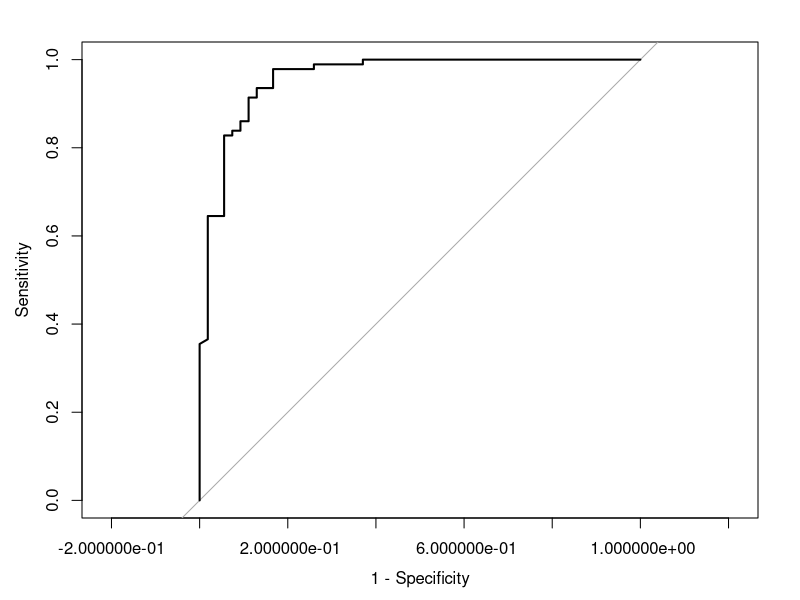
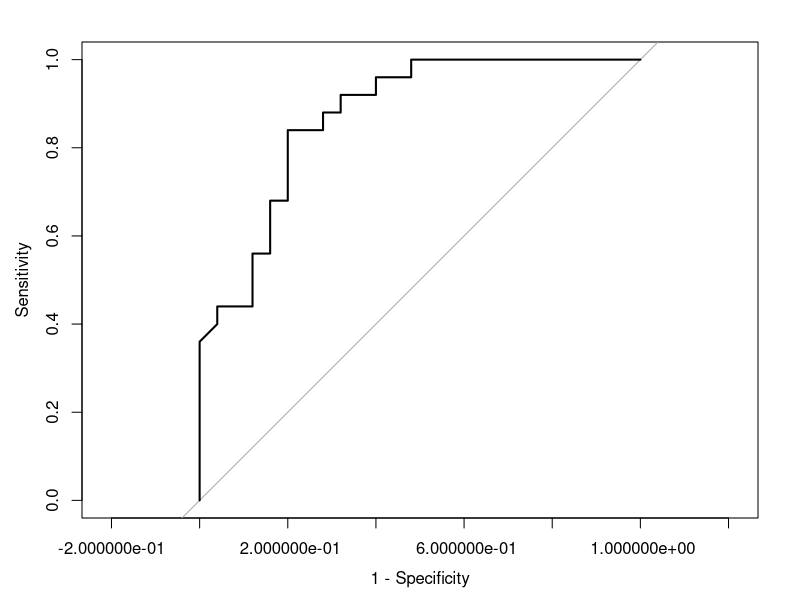
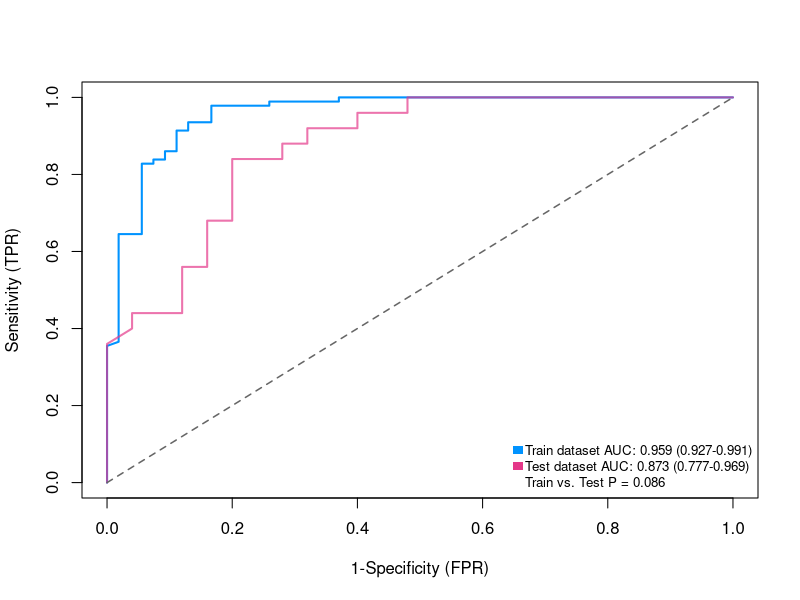

The R script that drew these images, in order:
## ---- chunk 1
knitr::opts_chunk$set(echo = TRUE)
# 设置knitr代码块的全局选项 / Set global options for knitr code chunks
## ---- chunk 2
# 加载pROC包，用于ROC曲线分析和计算
# Load the pROC package for ROC curve analysis and calculation
library(pROC)

# 设置环境语言为英文，确保错误信息以英文显示
# Set the environment language to English to display error messages in English
Sys.setenv(LANGUAGE = "en") 

# 禁用字符串自动转换为因子的功能
# Disable the automatic conversion of strings to factors
options(stringsAsFactors = FALSE) 
## ---- chunk 3
# 读取训练集数据，该数据集存储在制表符分隔的文本文件中
# 读取时不检查列名有效性，禁止自动转换字符串为因子，使用首行为列名，首列为行名
# Read the training dataset stored in a tab-separated text file
# During reading, column names are not checked for validity, automatic conversion of strings to factors is disabled, 
# the first row is used as column names, and the first column as row names
train_df <- read.table("easy_input_train.txt",sep = "\t",check.names = F,stringsAsFactors = F,header = T,row.names = 1)

# 显示训练集数据的前3行和前3列，用于快速查看数据结构
# Display the first 3 rows and 3 columns of the training dataset for a quick data structure overview
train_df[1:3,1:3]

# 读取测试集数据，该数据集存储在制表符分隔的文本文件中
# 读取时不检查列名有效性，禁止自动转换字符串为因子，使用首行为列名，首列为行名
# Read the test dataset stored in a tab-separated text file
# During reading, column names are not checked for validity, automatic conversion of strings to factors is disabled, 
# the first row is used as column names, and the first column as row names
test_df <- read.table("easy_input_test.txt",sep = "\t",check.names = F,stringsAsFactors = F,header = T,row.names = 1)

# 显示测试集数据的前3行和前3列，用于快速查看数据结构
# Display the first 3 rows and 3 columns of the test dataset for a quick data structure overview
test_df[1:3,1:3]
## ---- chunk 4
# 获取训练集的所有列名（变量名）
# Get all column names (variable names) of the training dataset
n <- colnames(train_df) 

# 动态生成逻辑回归模型的公式，排除目标变量Group
# Dynamically generate the formula for the logistic regression model, excluding the target variable Group
f <- as.formula(paste('Group ~', paste(n[!n %in% 'Group'], collapse = ' + '))) 

# 构建二分类逻辑回归模型
# 参数说明：
# f: 使用前面生成的全变量公式
# data: 指定训练数据集
# family = binomial: 二分类问题使用二项式分布
# Build a binary classification logistic regression model
# Parameter description:
# f: Use the full variable formula generated earlier
# data: Specify the training dataset
# family = binomial: Use binomial distribution for binary classification problems
logit_model <- glm(f,data=train_df, family = binomial) 

# 若不需要全变量模型，可手动选择纳入逻辑回归的变量，例如选择CD86和FOS
# If you don't need a full variable model, you can manually select variables to include in the logistic regression, such as CD86 and FOS
#logit_model <- glm(Group ~ CD86 + FOS, data=train_df,family = binomial)   

# 使用逐步回归法筛选变量（向后消除法）
# 参数说明：
# logit_model: 初始的全变量模型
# direction = 'backward': 指定向后逐步回归
# 也可以选择'both'（双向）或'forward'（向前）方法
# 也可以使用LASSO等其他变量筛选方法
# Use stepwise regression for variable selection (backward elimination)
# Parameter description:
# logit_model: The initial full variable model
# direction = 'backward': Specify backward stepwise regression
# You can also choose 'both' (bidirectional) or 'forward' methods
# Other variable selection methods such as LASSO can also be used
logit_step <- step(logit_model, direction = 'backward') 

# 查看逐步回归后的模型摘要
# View the summary of the model after stepwise regression
summary(logit_step)

# 在训练集上进行预测并评估模型效能
# 创建包含预测概率、真实标签的数据框
# 参数说明：
# Prob: 预测概率，保留四位小数
# GoldStandard: 真实标签（训练集中的Group列）
# Predict on the training set and evaluate model performance
# Create a data frame containing predicted probabilities and true labels
# Parameter description:
# Prob: Predicted probabilities, rounded to four decimal places
# GoldStandard: True labels (Group column in the training set)
pred_train <- data.frame(Prob = round(predict(logit_step, newdata = train_df,type="response"),4), GoldStandard = train_df$Group, stringsAsFactors = F)

# 计算训练集上的ROC曲线并绘制
# 参数说明：
# pred_train[,2]: 真实标签列
# pred_train[,1]: 预测概率列
# ylim=c(0,1): 设置Y轴范围为0到1
# xlim=c(1,0): 设置X轴范围为1到0（传统ROC曲线方向）
# smooth=F: 不绘制平滑曲线
# ci=TRUE: 计算并显示置信区间
# legacy.axes=T: 使用传统的ROC曲线坐标轴（1-specificity从0到1）
# Calculate and plot the ROC curve on the training set
# Parameter description:
# pred_train[,2]: True label column
# pred_train[,1]: Predicted probability column
# ylim=c(0,1): Set the Y-axis range from 0 to 1
# xlim=c(1,0): Set the X-axis range from 1 to 0 (traditional ROC curve direction)
# smooth=F: Do not draw a smoothed curve
# ci=TRUE: Calculate and display confidence intervals
# legacy.axes=T: Use traditional ROC curve axes (1-specificity from 0 to 1)
roc.train <- plot.roc(pred_train[,2], pred_train[,1], ylim=c(0,1),xlim=c(1,0), 
              smooth=F, 
              ci=TRUE, 
              legacy.axes=T)
## ---- chunk 5
# 在测试集上进行预测并准备评估数据
# 创建包含预测概率和真实标签的数据框
# Prob列存储预测概率（保留四位小数）
# GoldStandard列存储真实标签（来自测试集的Group列）
# Predict on the test set and prepare data for evaluation
# Create a data frame containing predicted probabilities and true labels
# The Prob column stores predicted probabilities (rounded to four decimal places)
# The GoldStandard column stores true labels (from the Group column of the test set)
pred_test <- data.frame(Prob = round(predict(logit_step, newdata = test_df,type="response"),4), GoldStandard = test_df$Group, stringsAsFactors = F)

# 计算并绘制测试集的ROC曲线
# 参数说明：
# pred_test[,2]: 真实标签列
# pred_test[,1]: 预测概率列
# ylim=c(0,1): 设置Y轴范围为0到1
# xlim=c(1,0): 设置X轴范围为1到0（传统ROC曲线方向）
# smooth=F: 不使用平滑处理
# ci=TRUE: 计算并显示置信区间
# legacy.axes=T: 使用传统坐标轴（横轴为1-Specificity，从0到1）
# Calculate and plot the ROC curve for the test set
# Parameter description:
# pred_test[,2]: True label column
# pred_test[,1]: Predicted probability column
# ylim=c(0,1): Set Y-axis limits from 0 to 1
# xlim=c(1,0): Set X-axis limits from 1 to 0 (traditional ROC curve direction)
# smooth=F: Do not use smoothing
# ci=TRUE: Calculate and display confidence intervals
# legacy.axes=T: Use traditional axes (X-axis is 1-Specificity, ranging from 0 to 1)
roc.test <- plot.roc(pred_test[,2], pred_test[,1], ylim=c(0,1),xlim=c(1,0),
                      smooth=F, # Draw a smooth curve
                      ci=TRUE, 
                      legacy.axes=T)# Use the plotting style of most papers, where the x-axis is "1-specificity" from 0 to 1
## ---- chunk 6
# 比较训练集和测试集ROC曲线的差异
# 使用bootstrap方法进行统计检验
# 参数说明：
# roc.train: 训练集ROC对象
# roc.test: 测试集ROC对象
# method="bootstrap": 使用自助法计算p值
# Compare the ROC curves between training and test sets
# Use bootstrap method for statistical testing
# Parameter description:
# roc.train: ROC object of the training set
# roc.test: ROC object of the test set
# method="bootstrap": Use bootstrap method to calculate p-value
compare.roc <- roc.test(roc.train, roc.test, method="bootstrap")

# 根据比较结果输出结论
# 若p值大于0.05，说明训练集和测试集上的模型性能无显著差异
# 若p值小于等于0.05，说明存在显著差异
# Output the conclusion based on the comparison result
# If p-value > 0.05, there is no significant difference in model performance between training and test sets
# If p-value ≤ 0.05, there is a significant difference
if(compare.roc$p.value > 0.05) {
  cat(paste0("p = ",compare.roc$p.value,"\nNo statiscal difference in evaluating model performence on train dataset or test dataset!\n"))
} else {
  cat(paste0("p = ",compare.roc$p.value,"\nStatistical difference exsits in evaluating model performence on train dataset or test dataset!\n"))
}
## ---- chunk 7
### 设置颜色 ###
# Define colors using hexadecimal codes
# 蓝色用于表示训练集
# Blue color for the training set
blue <- "#0093FF"
# 桃红色用于表示测试集
# Peach color for the test set
peach  <- "#E43889"

# 创建图例文本，包含训练集和测试集的AUC值及其95%置信区间
# 以及两个ROC曲线比较的p值
# Create legend text including AUC values with 95% confidence intervals
# for both training and test sets, and the p-value from ROC comparison
legend.paste <- c(paste0("Train dataset AUC: ",round(roc.train$auc,3), " (",paste0(round(roc.train$ci[1],3),"-",round(roc.train$ci[3],3)),")"),
                  paste0("Test dataset AUC: ",round(roc.test$auc,3)," (",paste0(round(roc.test$ci[1],3),"-",round(roc.test$ci[3],3)),")"),
                  paste0("Train vs. Test P ",ifelse(round(compare.roc$p.value,3) < 0.001,"< 0.001",paste0("= ",round(compare.roc$p.value,3)))))

# 输出ROC曲线到PDF文件
# Save the ROC curves to a PDF file
pdf("multipanelROC.pdf",width = 4.5,height = 5)

# 绘制训练集ROC曲线
# Plot the ROC curve for the training set
plot(1-roc.train$specificities, roc.train$sensitivities, 
     col=blue, xlab="1-Specificity (FPR)", main="", ylab="Sensitivity (TPR)",
     lwd=2, type="l",  xlim=c(0,1),ylim=c(0,1))

# 添加测试集ROC曲线
# Add the ROC curve for the test set
lines(x=1-roc.test$specificities,y=roc.test$sensitivities, 
      lwd=2,type="l",col=ggplot2::alpha(peach,0.7)) 

# 添加参考线（对角线）
# Add the reference line (diagonal)
lines(x=c(0,1),y=c(0,1),lwd=1.5,lty=2,col="grey40")

# 添加图例说明
# Add legend
legend("bottomright", bty="n", 
       fill=c(blue,peach,"NA"), 
       legend.paste,
       cex=.8, border=NA, y.intersp=1, x.intersp=0.2 )

# 关闭图形设备
# Close the graphics device
invisible(dev.off())
## ---- chunk 8
sessionInfo()
